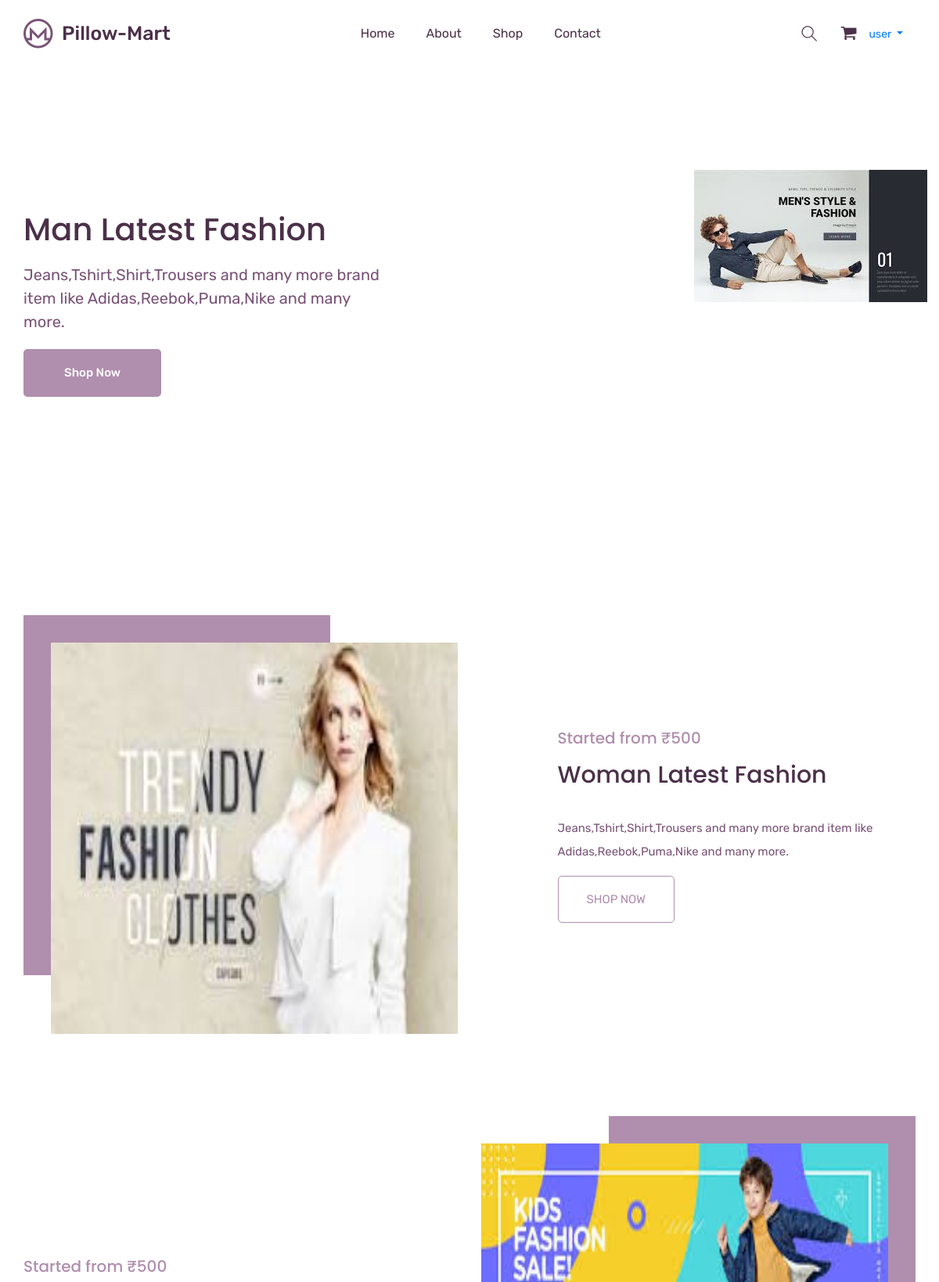
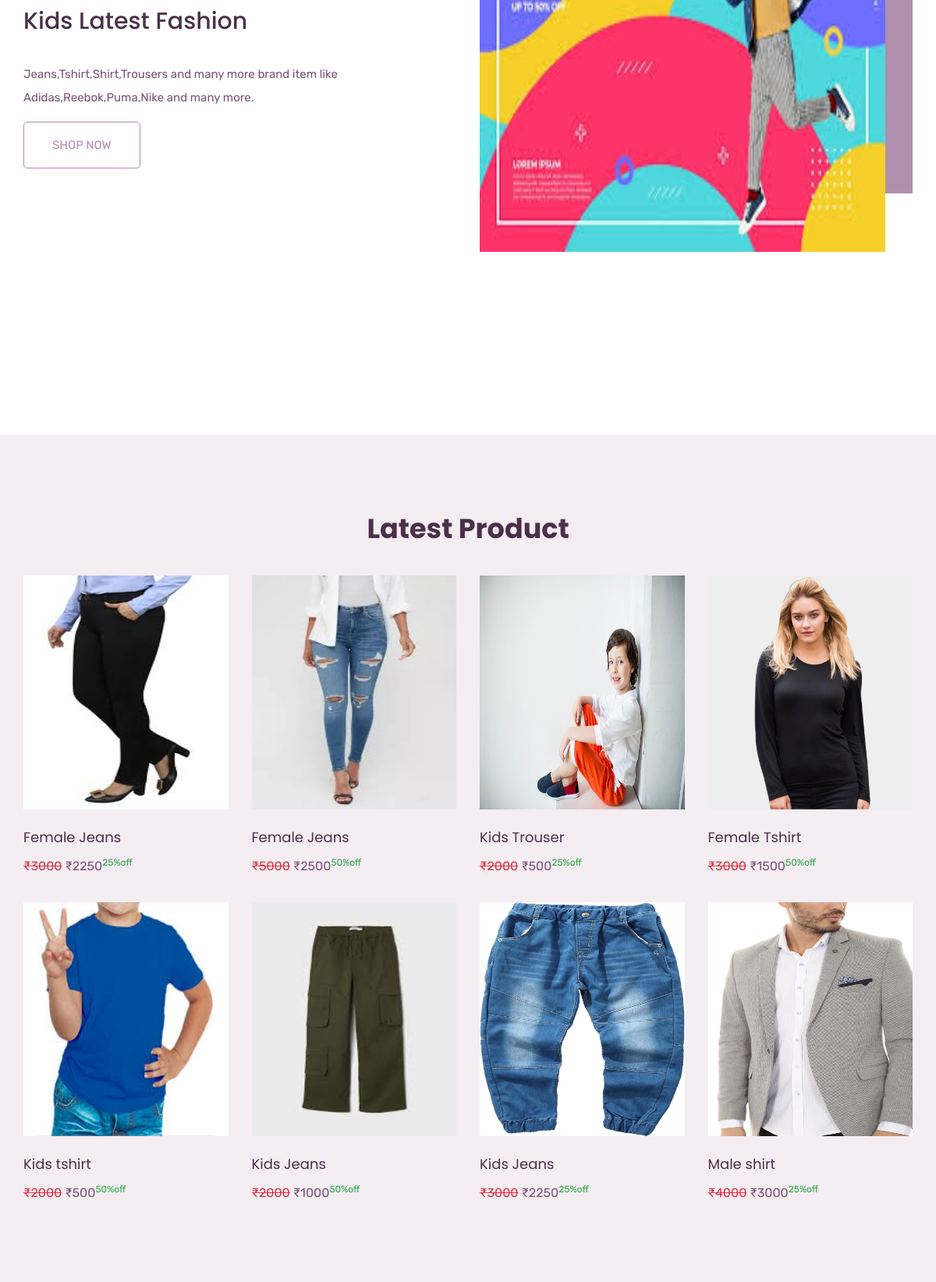
The app's page / (signed in, upper part) with its own data (2 pictures, top to bottom).
### mainapp/models.py (models this page shows, shortened)
class Product(models.Model):
    id=models.AutoField(primary_key=True)
    name=models.CharField(max_length=30)
    maincategory=models.ForeignKey(MainCategory,on_delete=models.CASCADE)
    subcategory=models.ForeignKey(SubCategory,on_delete=models.CASCADE)
    brand=models.ForeignKey(Brand,on_delete=models.CASCADE)
    baseprice=models.IntegerField()
    discount=models.IntegerField()
    finalprice=models.IntegerField()
    stock=models.BooleanField(default=True)
    color=models.CharField(max_length=20)
    size=models.CharField(max_length=10)
    description=models.TextField(default="")
    pic1=models.ImageField(upload_to="uploads/product")
    pic2=models.ImageField(upload_to="uploads/product",default=None,blank=True,null=True)
    pic3=models.ImageField(upload_to="uploads/product",default=None,blank=True,null=True)
    pic4=models.ImageField(upload_to="uploads/product",default=None,blank=True,null=True)

### mainapp/views.py (the view)
# urls.py: path('',mainapp.homePage,name="home"),
def homePage(Request):
    products=Product.objects.all().order_by("-id")[0:8]
    return render(Request,"index.html",{'products':products})

### mainapp/templates/index.html (shortened to what this page needs)
{% load static %}
<!doctype html>
<html lang="zxx">
<head>
    <link rel="stylesheet" href="{% static 'css/bootstrap.min.css' %}">
    <link rel="stylesheet" href="{% static 'css/animate.css' %}">
    <link rel="stylesheet" href="{% static 'css/owl.carousel.min.css' %}">
    <link rel="stylesheet" href="{% static 'css/all.css' %}">
    <link rel="stylesheet" href="{% static 'css/flaticon.css' %}">
    <link rel="stylesheet" href="{% static 'css/themify-icons.css' %}">
    <link rel="stylesheet" href="{% static 'css/magnific-popup.css' %}">
    <link rel="stylesheet" href="{% static 'css/slick.css' %}">
    <link rel="stylesheet" href="{% static 'css/style.css' %}">
</head>
<body>
    <header class="main_menu home_menu">
        <div class="container">
            <div class="row align-items-center justify-content-center">
                <div class="col-lg-12">
                    <nav class="navbar navbar-expand-lg navbar-light">
                        <a class="navbar-brand" href="{% url 'home' %}"><img src="{% static 'img/logo.png'  %}" alt="logo"></a>
                        <div class="collapse navbar-collapse main-menu-item" id="navbarSupportedContent">
                            <ul class="navbar-nav">
                                <li class="nav-item">
                                    <a class="nav-link" href="{% url 'home' %}">Home</a>
                                </li>
                                <li class="nav-item">
                                    <a class="nav-link" href="{% url 'about' %}">about</a>
                                </li>
                                <li class="nav-item">
                                    <a class="nav-link" href="/shop/All/All/All">shop</a>
                                </li>
                                <li class="nav-item">
                                    <a class="nav-link" href="{% url 'contact' %}">Contact</a>
                                </li>
                            </ul>
                        </div>
                        <div class="hearer_icon d-flex align-items-center">
                            <a id="search_1" href="javascript:void(0)"><i class="ti-search"></i></a>
                            {% if request.user.is_authenticated %}
                            <a href="{% url 'cart' %}">
                                <i class="flaticon-shopping-cart-black-shape"></i>
                            </a>
                            {% endif %}
                            <ul>
                                {% if request.user.is_authenticated %}
                                <li class="nav-item dropdown list-style-none ms-3">
                                    <a class="nav-link dropdown-toggle" href="blog.html" id="navbarDropdown_2"
                                        role="button" data-toggle="dropdown" aria-haspopup="true" aria-expanded="false">
                                        {{request.user.username}}
                                    </a>
                                </li>
                                {% else %}
                                <li class="nav-item">
                                    <a class="nav-link" href="{% url 'login' %}">Login</a>
                                </li>
                                {% endif %}
                            </ul>
                        </div>
                    </nav>
                </div>
            </div>
        </div>
    </header>
{% block body %}
    <section class="banner_part">
        <div class="container">
            <div class="row align-items-center">
                <div class="col-md-5">
                    <div class="banner_text">
                        <div class="banner_text_iner">
                            <h1>Man Latest Fashion</h1>
                            <p>Jeans,Tshirt,Shirt,Trousers and many more brand item like Adidas,Reebok,Puma,Nike and many more.</p>
                            <a href="/shop/Male/All/All" class="btn_1">Shop now</a>
                        </div>
                    </div>
                </div>
                <div class="col-md-7">
                    <div class="banner_img">
                        <img src="{% static 'banner/banner1.jpeg' %}"  alt="#" class="img-fluid">
                    </div>
                </div>
            </div>
        </div>
    </section>
    <section class="single_product_list">
        <div class="container">
            <div class="row">
                <div class="col-lg-12">
                    <div class="single_product_iner">
                        <div class="row align-items-center justify-content-between">
                            <div class="col-lg-6 col-sm-6">
                                <div class="single_product_img">
                                    <img src="{% static 'banner/banner2.jpeg' %}" style="height:500px;" class="img-fluid" alt="#">
                                </div>
                            </div>
                            <div class="col-lg-5 col-sm-6">
                                <div class="single_product_content">
                                    <h5>Started from &#8377;500</h5>
                                    <h2>Woman Latest Fashion</h2>
                                    <p class="mb-3">Jeans,Tshirt,Shirt,Trousers and many more brand item like Adidas,Reebok,Puma,Nike and many more.</p>
                                    <a href="/shop/Female/All/All" class="btn_3">Shop now</a>
                                </div>
                            </div>
                        </div>
                    </div>
                    <div class="single_product_iner">
                        <div class="row align-items-center justify-content-between">
                            <div class="col-lg-6 col-sm-6">
                                <div class="single_product_img">
                                    <img src="{% static 'banner/banner3.jpeg' %}" style="height:500px" class="img-fluid" alt="#">
                                </div>
                            </div>
                            <div class="col-lg-5 col-sm-6">
                                <div class="single_product_content">
                                    <h5>Started from &#8377;500</h5>
                                    <h2> Kids Latest Fashion </h2>
                                    <p class="mb-3">Jeans,Tshirt,Shirt,Trousers and many more brand item like Adidas,Reebok,Puma,Nike and many more.</p>
                                    <a href="/shop/kids/All/All" class="btn_3">Shop Now</a>
                                </div>
                            </div>
                        </div>
                    </div>
                </div>
            </div>
        </div>
    </section>
    <section class="trending_items">
        <div class="container">
            <div class="row">
                <div class="col-lg-12">
                    <div class="section_tittle text-center">
                        <h2>Latest Product</h2>
                    </div>
                </div>
            </div>
            <div class="row">
                {% for item in products %}
                <div class=" col-xl-3 col-lg-2 col-md-6 col-sm-6 col-12">
                    <div class="single_product_item">
                        <div class="single_product_item_thumb">
                            <a href="/singleproduct/{{item.id}}/">
                                <img src="{{item.pic1.url}}" style="height:300px; width:300px" alt="#" class="img-fluid">
                            </a>
                        </div>
                        <h3> <a href="/singleproduct/{{item.id}}/">{{item.name}}</a></h3>
                        <p><del class="text-danger">&#8377;{{item.baseprice}}</del> &#8377;{{item.finalprice}}<sup class="text-success">{{item.discount}}%off</sup></p>
                    </div>
                </div>
                {% endfor %}
            </div>
        </div>
    </section>
{% endblock %}
</body>
</html>

### records on screen
Product: pic1 (picture), name "Female Jeans", baseprice "3000", finalprice "2250", discount "25"
Product: pic1 (picture), name "Female Jeans", baseprice "5000", finalprice "2500", discount "50"
Product: pic1 (picture), name "Kids Trouser", baseprice "2000", finalprice "500", discount "25"
Product: pic1 (picture), name "Female Tshirt", baseprice "3000", finalprice "1500", discount "50"
Product: pic1 (picture), name "Kids tshirt", baseprice "2000", finalprice "500", discount "50"
Product: pic1 (picture), name "Kids Jeans", baseprice "2000", finalprice "1000", discount "50"
Product: pic1 (picture), name "Kids Jeans", baseprice "3000", finalprice "2250", discount "25"
Product: pic1 (picture), name "Male shirt", baseprice "4000", finalprice "3000", discount "25"

### other values on screen
{{ request.user.username }} "user"
